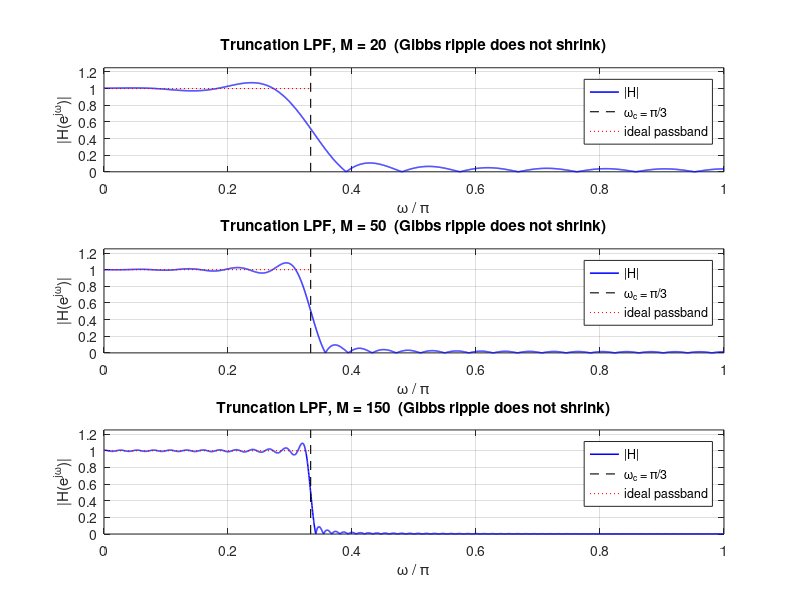
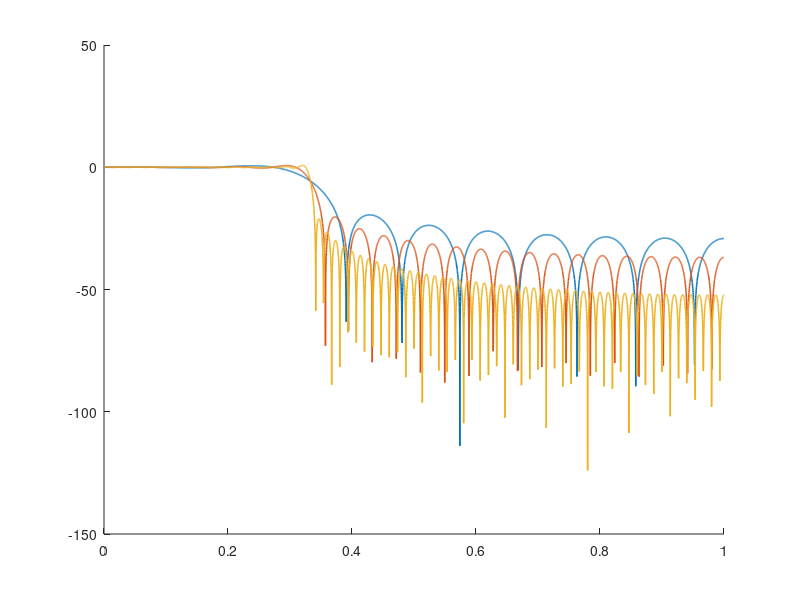

MATLAB code for these plots, in order: (Note: this script raises an error after producing the figures.)
%% Lab 5 Q1 — Truncation method for linear-phase lowpass FIR
% Cutoff wc = pi/3, orders M = 20, 50, 150 (lengths 21, 51, 151).
% Run this script in MATLAB (Signal Processing Toolbox). It prints the
% checks the TA will ask about and saves figures under figures/.

clear; close all; clc;
outdir = fullfile(fileparts(mfilename('fullpath')), 'figures');
if ~exist(outdir, 'dir'); mkdir(outdir); end

wc = pi/3;
fc = wc/pi;                 % firls / fir1 use Nyquist = 1
orders = [20 50 150];
nfft = 4096;

h_trunc = cell(1, numel(orders));
h_ls    = cell(1, numel(orders));

for k = 1:numel(orders)
    M = orders(k);
    n = 0:M;
    delay = M/2;
    h = sin(wc * (n - delay)) ./ (pi * (n - delay));
    h(n == delay) = wc/pi;          % removable singularity at the centre tap
    h_trunc{k} = h;

    % Zero-width transition: least squares on the Fourier basis IS truncation.
    % Some MATLAB releases reject a repeated frequency; a 1e-6 gap is
    % numerically the same comparison for the demo.
    try
        h_ls{k} = firls(M, [0 fc fc 1], [1 1 0 0]);
    catch
        gap = 1e-6;
        h_ls{k} = firls(M, [0 fc-gap fc+gap 1], [1 1 0 0]);
    end

    err = max(abs(h_trunc{k} - h_ls{k}));
    sym_err = max(abs(h - fliplr(h)));
    fprintf('M = %3d | max |h_trunc - h_firls| = %.3e | symmetry error = %.3e\n', ...
        M, err, sym_err);
end

%% (b) Gibbs phenomenon — ripple height stays, transition gets narrower
figure('Name', 'Q1 Gibbs', 'Color', 'w', 'Position', [80 80 900 700]);
for k = 1:numel(orders)
    [H, w] = freqz(h_trunc{k}, 1, nfft);
    subplot(3,1,k);
    plot(w/pi, abs(H), 'b', 'LineWidth', 1.1); hold on;
    plot([fc fc], [0 1.25], 'k--', 'LineWidth', 0.8);
    plot([0 fc], [1 1], 'r:', 'LineWidth', 0.8);
    ylim([0 1.25]); xlim([0 1]); grid on;
    title(sprintf('Truncation LPF, M = %d  (Gibbs ripple does not shrink)', orders(k)));
    xlabel('\omega / \pi'); ylabel('|H(e^{j\omega})|');
    legend('|H|', '\omega_c = \pi/3', 'ideal passband', 'Location', 'northeast');
end
saveas(gcf, fullfile(outdir, 'q1_gibbs_magnitude.png'));

figure('Name', 'Q1 Gibbs dB', 'Color', 'w', 'Position', [100 80 900 420]);
hold on;
for k = 1:numel(orders)
    [H, w] = freqz(h_trunc{k}, 1, nfft);
    plot(w/pi, 20*log10(abs(H)+eps), 'LineWidth', 1.1, ...
        'DisplayName', sprintf('M = %d', orders(k)));
end
xline(fc, 'k--', '\omega_c', 'LabelVerticalAlignment', 'bottom');
ylim([-80 5]); xlim([0 1]); grid on;
xlabel('\omega / \pi'); ylabel('Magnitude (dB)');
title('Same filters in dB: sidelobe height stays near -21 dB, width shrinks');
legend('Location', 'southwest');
saveas(gcf, fullfile(outdir, 'q1_gibbs_db.png'));

%% (c) Linear phase — unwrapped phase tracks -(M/2) \omega, group delay is M/2
figure('Name', 'Q1 phase', 'Color', 'w', 'Position', [120 60 900 700]);
for k = 1:numel(orders)
    M = orders(k);
    [H, w] = freqz(h_trunc{k}, 1, nfft);
    ph = unwrap(angle(H));
    ideal = -(M/2) * w;
    subplot(3,1,k);
    plot(w/pi, ph, 'b', 'LineWidth', 1.1); hold on;
    plot(w/pi, ideal, 'r--', 'LineWidth', 1.0);
    grid on; xlim([0 1]);
    title(sprintf('Unwrapped phase, M = %d', M));
    xlabel('\omega / \pi'); ylabel('arg H (rad)');
    legend('unwrapped phase', sprintf('-(M/2)\\omega = -%g \\omega', M/2), ...
        'Location', 'southwest');
    % phase error only where the magnitude is not in a stopband zero
    mask = abs(H) > 0.2;
    fprintf('M = %3d | max phase error in |H|>0.2 : %.3e rad | group delay = M/2 = %.1f\n', ...
        M, max(abs(ph(mask) - ideal(mask))), M/2);
end
saveas(gcf, fullfile(outdir, 'q1_phase.png'));

figure('Name', 'Q1 group delay', 'Color', 'w', 'Position', [140 80 800 360]);
hold on;
for k = 1:numel(orders)
    [gd, wgd] = grpdelay(h_trunc{k}, 1, nfft);
    plot(wgd/pi, gd, 'LineWidth', 1.1, 'DisplayName', sprintf('M = %d', orders(k)));
end
grid on; xlim([0 1]); ylim([0 160]);
xlabel('\omega / \pi'); ylabel('Group delay (samples)');
title('Constant group delay = M/2 confirms exact linear phase');
legend('Location', 'northwest');
saveas(gcf, fullfile(outdir, 'q1_group_delay.png'));

%% (d) firls matches truncation
figure('Name', 'Q1 firls', 'Color', 'w', 'Position', [80 40 900 700]);
for k = 1:numel(orders)
    subplot(3,1,k);
    stem(0:orders(k), h_trunc{k}, 'b', 'Marker', 'o'); hold on;
    stem(0:orders(k), h_ls{k}, 'r', 'Marker', '.');
    grid on;
    title(sprintf('Impulse response M = %d, max |trunc - firls| = %.2e', ...
        orders(k), max(abs(h_trunc{k} - h_ls{k}))));
    xlabel('n'); ylabel('h[n]');
    legend('truncation', 'firls', 'Location', 'northeast');
end
saveas(gcf, fullfile(outdir, 'q1_firls_compare.png'));

%% (e) conv vs filter on 1000-sample white Gaussian noise
rng(1);
x = randn(1, 1000);
figure('Name', 'Q1 conv vs filter', 'Color', 'w', 'Position', [60 40 950 750]);
for k = 1:numel(orders)
    h = h_trunc{k};
    y_conv = conv(x, h);             % length 1000+M
    y_filt = filter(h, 1, x);        % length 1000
    d = y_conv(1:numel(x)) - y_filt;
    fprintf('M = %3d | max |conv(1:N) - filter| = %.3e | conv length %d, filter length %d\n', ...
        orders(k), max(abs(d)), numel(y_conv), numel(y_filt));

    subplot(3,1,k);
    plot(y_filt, 'b'); hold on;
    plot(d, 'r');
    grid on; xlim([1 1000]);
    title(sprintf('M = %d: filter output (blue) and conv-filter error (red, ~0)', orders(k)));
    xlabel('n'); ylabel('amplitude');
    legend('filter(h,1,x)', 'conv(1:N) - filter', 'Location', 'northeast');
end
saveas(gcf, fullfile(outdir, 'q1_conv_vs_filter.png'));

fprintf(['\nQ1(e): the first length(x) samples of conv(x,h) match filter(h,1,x).\n' ...
    'conv also returns the M-sample tail after the input ends; filter does not.\n']);
